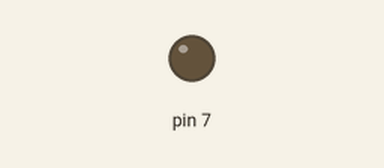
The sketch below on a simulated Arduino Uno, built with avr-gcc and run on an emulated ATmega328P. Shown: output pins drawn as LEDs (lit = HIGH). Pins used as bus, display or sensor lines are not drawn.

Above: at 0.05 s.
At 10.0 s:
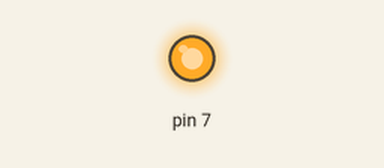
Timing chart, 0 to 13.0 s (numbered marks = the images above):
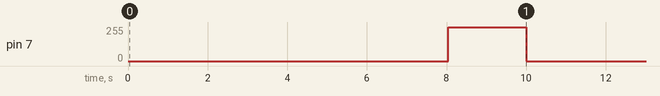

The sketch:

NixieTubeTest.ino
```cpp
#include "NixieDisplay.h"

//static const int GPSRX = 4, GPSTX = 3;
static const int GPSRX = 9, GPSTX = 8;
static const int NIXPROP = 5, NIXCLK = 6, NIXDATA = 7;
static const int SDCS = 4, SDMOSI = 3, SDSCK = 2, SDMISO = 1;

static const uint32_t GPSBaud = 9600;

NixieDisplay nixie(NIXPROP, NIXCLK, NIXDATA);


void setup()
{
}

void loop()
{
  for (int i = 0; i < 10; i++) {
    for (int k = 0; k < 6; k++) {
      nixie.push(i);
    }
    nixie.show();
    delay(1000);
  }
}
```

NixieDisplay.cpp
```cpp
/*
  Morse.cpp - Library for flashing Morse code.
  Created by David A. Mellis, November 2, 2007.
  Released into the public domain.
*/

#include "Arduino.h"
#include "NixieDisplay.h"

NixieDisplay::NixieDisplay(int prop_pin, int clk_pin, int data_pin)
{
    _PROP = prop_pin;
    _CLK = clk_pin;
    _DATA = data_pin;

    pinMode(_PROP, OUTPUT);
    pinMode(_CLK, OUTPUT);
    pinMode(_DATA, OUTPUT);
}

void NixieDisplay::push(int num)
{
    for(int i = 0; i < 4; i++){
        digitalWrite(_DATA, num % 2);
        num = num/2;
        delayMicroseconds(_SPD);
        clk();
    }
}

void NixieDisplay::clk(){
    digitalWrite(_CLK, HIGH);
    delayMicroseconds(_SPD);
    digitalWrite(_CLK, LOW);
    delayMicroseconds(_SPD);
}

void NixieDisplay::show()
{
    digitalWrite(_PROP, HIGH);
    delayMicroseconds(_SPD);
    digitalWrite(_PROP, LOW);
    delayMicroseconds(_SPD);
}
```

NixieDisplay.h
```cpp
#ifndef NixieDisplay_h
#define NixieDisplay_h

#include "Arduino.h"

class NixieDisplay
{
  public:
    NixieDisplay(int prop_pin, int clk_pin, int data_pin);
    void push(int num);
    void show();
  private:
    void clk();
    int _PROP;
    int _CLK;
    int _DATA;
    const int _SPD = 0;
};

#endif
```

Measured:
- by itself, pin 7: repeats every 10.0 s: 255/255 1.9 s, 0/255 8.0 s, 253/255 0.04 s
